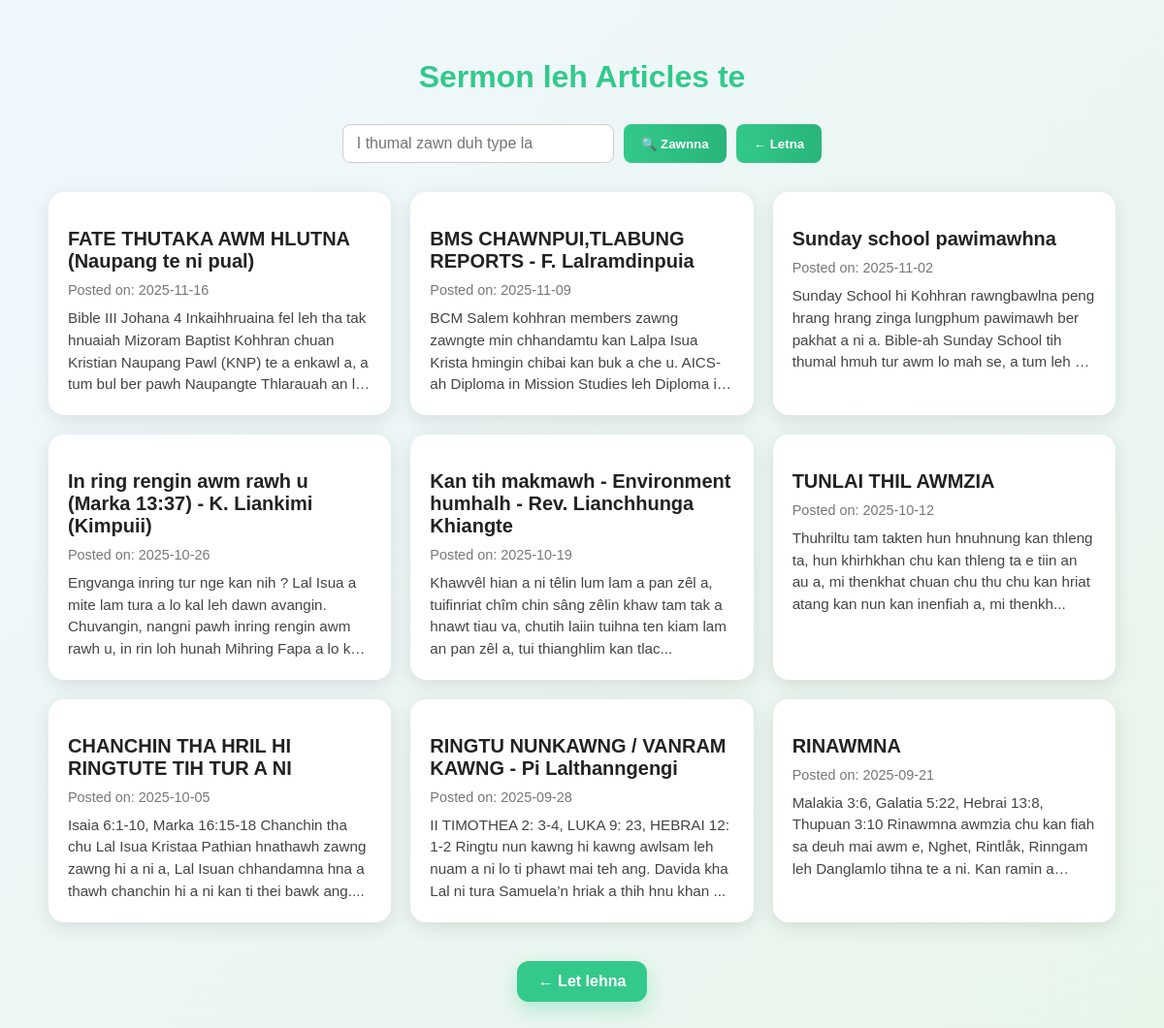
The app's page /allarticle.php with its own data.
### tables this page shows
CREATE TABLE `articles` (
  `id` int(11) NOT NULL,
  `title` varchar(255) NOT NULL,
  `content` text NOT NULL,
  `created_at` date NOT NULL
);

### allarticle.php (the view, shortened to what this page needs)
<?php
include('db.php');
$search = trim($_GET['search'] ?? '');
function highlight($text, $keywords) {
    if (!$keywords) return htmlspecialchars($text);
    $text = htmlspecialchars($text);
    return $text;
}
if (!empty($search)) {
    $stmt = $conn->prepare("SELECT id, title, content, created_at FROM articles WHERE title LIKE ? OR content LIKE ? ORDER BY created_at DESC");
    $like = "%$search%";
    $stmt->bind_param("ss", $like, $like);
    $stmt->execute();
    $result = $stmt->get_result();
} else {
    $result = $conn->query("SELECT id, title, content, created_at FROM articles ORDER BY created_at DESC");
}
?>
<!DOCTYPE html>
<html lang="en">
<head>
</head>
<body>
<div class="container">
    <h1>Sermon leh Articles te</h1>
    <form class="search-bar" method="get" action="">
        <input type="text" name="search" placeholder="I thumal zawn duh type la" value="<?= htmlspecialchars($search) ?>">
        <button type="submit">🔍 Zawnna</button>
        <button type="button" class="back-input-btn" onclick="window.location='index.php'">← Letna</button>
    </form>
    <div class="articles-grid">
        <?php if ($result && $result->num_rows > 0): ?>
            <?php while ($row = $result->fetch_assoc()): ?>
                <div class="article-card" onclick="window.location='article.php?id=<?= $row['id'] ?>'">
                    <h2><?= highlight($row['title'], $search) ?></h2>
                    <div class="date">Posted on: <?= htmlspecialchars($row['created_at']) ?></div>
                    <p><?= highlight(mb_strimwidth($row['content'], 0, 180, "..."), $search) ?></p>
                </div>
            <?php endwhile; ?>
        <?php else: ?>
            <p style="text-align:center;color:#777;">I thil zawn <?= $search ? '  “'.htmlspecialchars($search).'”' : '' ?> hi article / Sermon / Thuziak ah a awm lo anih hmel..</p>
        <?php endif; ?>
    </div>
    <div style="text-align:center;">
        <a class="back-btn" href="index.php">← Let lehna</a>
    </div>
</div>
</body>
</html>

### allarticle.php (style rules this page uses)
body { font-family: "Poppins", sans-serif; background: linear-gradient(135deg, #f0f8ff, #e8f5e9); margin: 0; padding: 40px 20px; display: flex; justify-content: center; align-items: flex-start; min-height: 100vh; }
.container { width: 100%; max-width: 1100px; }
h1 { text-align: center; color: #33C98B; margin-bottom: 30px; font-size: 2rem; }
.search-bar { display: flex; justify-content: center; margin-bottom: 30px; gap: 10px; flex-wrap: wrap; }
.search-bar input { padding: 10px 14px; border-radius: 8px; border: 1px solid #ccc; min-width: 250px; font-size: 1rem; }
.search-bar button { background: linear-gradient(90deg, #33C98B, #28b57a); color: white; border: none; padding: 10px 18px; border-radius: 8px; font-weight: 600; cursor: pointer; transition: all 0.3s ease; }
.articles-grid { display: grid; grid-template-columns: repeat(auto-fit, minmax(280px, 1fr)); gap: 20px; }
.article-card { background: #fff; padding: 20px; border-radius: 16px; box-shadow: 0 5px 20px rgba(0,0,0,0.1); cursor: pointer; transition: all 0.3s ease; position: relative; overflow: hidden; }
.article-card h2 { font-size: 1.25rem; color: #222; margin-bottom: 10px; }
.article-card .date { color: #777; font-size: 0.9rem; margin-bottom: 10px; }
.article-card p { color: #444; font-size: 0.95rem; line-height: 1.5; overflow: hidden; display: -webkit-box; -webkit-line-clamp: 4; -webkit-box-orient: vertical; margin: 0; }
.back-btn { display: inline-block; margin-top: 40px; padding: 12px 22px; background: #33C98B; color: #fff; border-radius: 12px; text-decoration: none; font-weight: 600; box-shadow: 0 8px 20px rgba(51,201,139,0.3); transition: 0.3s all; }

### records on screen
articles: title "FATE THUTAKA AWM HLUTNA (Naupang te ni pual)", created_at "2025-11-16", content "Bible III Johana 4 Inkaihhruaina fel leh tha tak hnuaiah Mizoram Baptist Kohhran chuan Kristian Naupang Pawl (KNP) te a enkawl a, a tum bul ber pawh Naupangte Thlarauah an…"
articles: title "BMS CHAWNPUI,TLABUNG REPORTS - F. Lalramdinpuia", created_at "2025-11-09", content "BCM Salem kohhran members zawng zawngte min chhandamtu kan Lalpa Isua Krista hmingin chibai kan buk a che u. AICS-ah Diploma in Mission Studies leh Diploma…"
articles: title "Sunday school pawimawhna", created_at "2025-11-02", content "Sunday School hi Kohhran rawngbawlna peng hrang hrang zinga lungphum pawimawh ber pakhat a ni a. Bible-ah Sunday School tih thumal hmuh tur awm lo mah se, a tum leh…"
articles: title "In ring rengin awm rawh u (Marka 13:37) - K. Liankimi (Kimpuii)", created_at "2025-10-26", content "Engvanga inring tur nge kan nih ? Lal Isua a mite lam tura a lo kal leh dawn avangin. Chuvangin, nangni pawh inring rengin awm rawh u, in rin loh hunah Mihring Fapa a lo…"
articles: title "Kan tih makmawh - Environment humhalh - Rev. Lianchhunga Khiangte", created_at "2025-10-19", content "Khawvêl hian a ni têlin lum lam a pan zêl a, tuifinriat chîm chin sâng zêlin khaw tam tak a hnawt tiau va, chutih laiin tuihna ten kiam lam an pan zêl a, tui thianghlim kan tlac..."
articles: title "TUNLAI THIL AWMZIA", created_at "2025-10-12", content "Thuhriltu tam takten hun hnuhnung kan thleng ta, hun khirhkhan chu kan thleng ta e tiin an au a, mi thenkhat chuan chu thu chu kan hriat atang kan nun kan inenfiah a, mi thenkh..."
articles: title "CHANCHIN THA HRIL HI RINGTUTE TIH TUR A NI", created_at "2025-10-05", content "Isaia 6:1-10, Marka 16:15-18 Chanchin tha chu Lal Isua Kristaa Pathian hnathawh zawng zawng hi a ni a, Lal Isuan chhandamna hna a thawh chanchin hi a ni kan ti thei bawk ang...."
articles: title "RINGTU NUNKAWNG / VANRAM KAWNG - Pi Lalthanngengi", created_at "2025-09-28", content "II TIMOTHEA 2: 3-4, LUKA 9: 23, HEBRAI 12: 1-2 Ringtu nun kawng hi kawng awlsam leh nuam a ni lo ti phawt mai teh ang. Davida kha Lal ni tura Samuela’n hriak a thih hnu khan ..."
articles: title "RINAWMNA", created_at "2025-09-21", content "Malakia 3:6, Galatia 5:22, Hebrai 13:8, Thupuan 3:10 Rinawmna awmzia chu kan fiah sa deuh mai awm e, Nghet, Rintlåk, Rinngam leh Danglamlo tihna te a ni. Kan ramin…"
